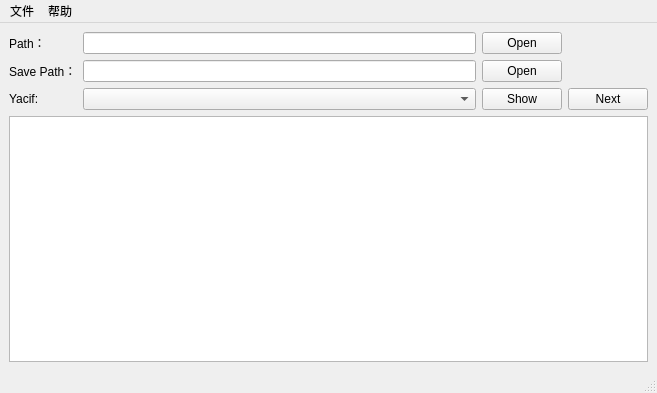
<?xml version="1.0" encoding="UTF-8"?>
<ui version="4.0">
 <class>MainWindow</class>
 <widget class="QMainWindow" name="MainWindow">
  <property name="geometry">
   <rect>
    <x>0</x>
    <y>0</y>
    <width>657</width>
    <height>393</height>
   </rect>
  </property>
  <property name="windowTitle">
   <string>Yacif编辑器</string>
  </property>
  <widget class="QWidget" name="centralwidget">
   <layout class="QVBoxLayout" name="verticalLayout">
    <item>
     <layout class="QGridLayout" name="gridLayout_2">
      <item row="0" column="1">
       <widget class="QLineEdit" name="filePath"/>
      </item>
      <item row="2" column="0">
       <widget class="QLabel" name="label_3">
        <property name="text">
         <string>Save Path：</string>
        </property>
       </widget>
      </item>
      <item row="2" column="1">
       <widget class="QLineEdit" name="savePath"/>
      </item>
      <item row="3" column="4">
       <widget class="QPushButton" name="nextFile">
        <property name="text">
         <string>Next</string>
        </property>
       </widget>
      </item>
      <item row="0" column="0">
       <widget class="QLabel" name="label">
        <property name="text">
         <string>Path：</string>
        </property>
       </widget>
      </item>
      <item row="3" column="0">
       <widget class="QLabel" name="label_2">
        <property name="text">
         <string>Yacif:</string>
        </property>
       </widget>
      </item>
      <item row="3" column="1">
       <widget class="QComboBox" name="fileName"/>
      </item>
      <item row="3" column="3">
       <widget class="QPushButton" name="showYacif">
        <property name="text">
         <string>Show</string>
        </property>
       </widget>
      </item>
      <item row="2" column="3">
       <widget class="QPushButton" name="openSavePath">
        <property name="text">
         <string>Open</string>
        </property>
       </widget>
      </item>
      <item row="0" column="3">
       <widget class="QPushButton" name="openFilePath">
        <property name="text">
         <string>Open</string>
        </property>
       </widget>
      </item>
     </layout>
    </item>
    <item>
     <widget class="QListView" name="listView">
      <property name="editTriggers">
       <set>QAbstractItemView::NoEditTriggers</set>
      </property>
     </widget>
    </item>
   </layout>
  </widget>
  <widget class="QMenuBar" name="menubar">
   <property name="geometry">
    <rect>
     <x>0</x>
     <y>0</y>
     <width>657</width>
     <height>26</height>
    </rect>
   </property>
   <widget class="QMenu" name="menu">
    <property name="title">
     <string>文件</string>
    </property>
    <addaction name="actionOpenFile"/>
    <addaction name="actionExit"/>
   </widget>
   <widget class="QMenu" name="menu_2">
    <property name="title">
     <string>帮助</string>
    </property>
    <addaction name="actionAbout"/>
   </widget>
   <addaction name="menu"/>
   <addaction name="menu_2"/>
  </widget>
  <widget class="QStatusBar" name="statusbar"/>
  <action name="actionOpenFile">
   <property name="text">
    <string>Open</string>
   </property>
  </action>
  <action name="actionExit">
   <property name="text">
    <string>Exit</string>
   </property>
  </action>
  <action name="actionAbout">
   <property name="text">
    <string>About</string>
   </property>
  </action>
 </widget>
 <resources/>
 <connections>
  <connection>
   <sender>actionOpenFile</sender>
   <signal>triggered()</signal>
   <receiver>MainWindow</receiver>
   <slot>openFileSlot()</slot>
   <hints>
    <hint type="sourcelabel">
     <x>-1</x>
     <y>-1</y>
    </hint>
    <hint type="destinationlabel">
     <x>250</x>
     <y>66</y>
    </hint>
   </hints>
  </connection>
  <connection>
   <sender>openFilePath</sender>
   <signal>clicked()</signal>
   <receiver>MainWindow</receiver>
   <slot>openFileSlot()</slot>
   <hints>
    <hint type="sourcelabel">
     <x>479</x>
     <y>47</y>
    </hint>
    <hint type="destinationlabel">
     <x>610</x>
     <y>43</y>
    </hint>
   </hints>
  </connection>
  <connection>
   <sender>openSavePath</sender>
   <signal>clicked()</signal>
   <receiver>MainWindow</receiver>
   <slot>openFileSlot()</slot>
   <hints>
    <hint type="sourcelabel">
     <x>476</x>
     <y>86</y>
    </hint>
    <hint type="destinationlabel">
     <x>606</x>
     <y>73</y>
    </hint>
   </hints>
  </connection>
  <connection>
   <sender>filePath</sender>
   <signal>textChanged(QString)</signal>
   <receiver>MainWindow</receiver>
   <slot>loadYacifSlot()</slot>
   <hints>
    <hint type="sourcelabel">
     <x>131</x>
     <y>56</y>
    </hint>
    <hint type="destinationlabel">
     <x>25</x>
     <y>34</y>
    </hint>
   </hints>
  </connection>
  <connection>
   <sender>fileName</sender>
   <signal>currentIndexChanged(int)</signal>
   <receiver>MainWindow</receiver>
   <slot>openYacifSlot()</slot>
   <hints>
    <hint type="sourcelabel">
     <x>266</x>
     <y>122</y>
    </hint>
    <hint type="destinationlabel">
     <x>213</x>
     <y>139</y>
    </hint>
   </hints>
  </connection>
  <connection>
   <sender>showYacif</sender>
   <signal>clicked()</signal>
   <receiver>MainWindow</receiver>
   <slot>openYacifSlot()</slot>
   <hints>
    <hint type="sourcelabel">
     <x>481</x>
     <y>120</y>
    </hint>
    <hint type="destinationlabel">
     <x>463</x>
     <y>137</y>
    </hint>
   </hints>
  </connection>
  <connection>
   <sender>nextFile</sender>
   <signal>clicked()</signal>
   <receiver>MainWindow</receiver>
   <slot>nextYacifSlot()</slot>
   <hints>
    <hint type="sourcelabel">
     <x>573</x>
     <y>119</y>
    </hint>
    <hint type="destinationlabel">
     <x>603</x>
     <y>137</y>
    </hint>
   </hints>
  </connection>
  <connection>
   <sender>listView</sender>
   <signal>doubleClicked(QModelIndex)</signal>
   <receiver>MainWindow</receiver>
   <slot>deleteRowSlot()</slot>
   <hints>
    <hint type="sourcelabel">
     <x>321</x>
     <y>229</y>
    </hint>
    <hint type="destinationlabel">
     <x>337</x>
     <y>263</y>
    </hint>
   </hints>
  </connection>
 </connections>
 <slots>
  <slot>openFileSlot()</slot>
  <slot>openYacifSlot()</slot>
  <slot>loadYacifSlot()</slot>
  <slot>nextYacifSlot()</slot>
  <slot>deleteRowSlot()</slot>
 </slots>
</ui>
